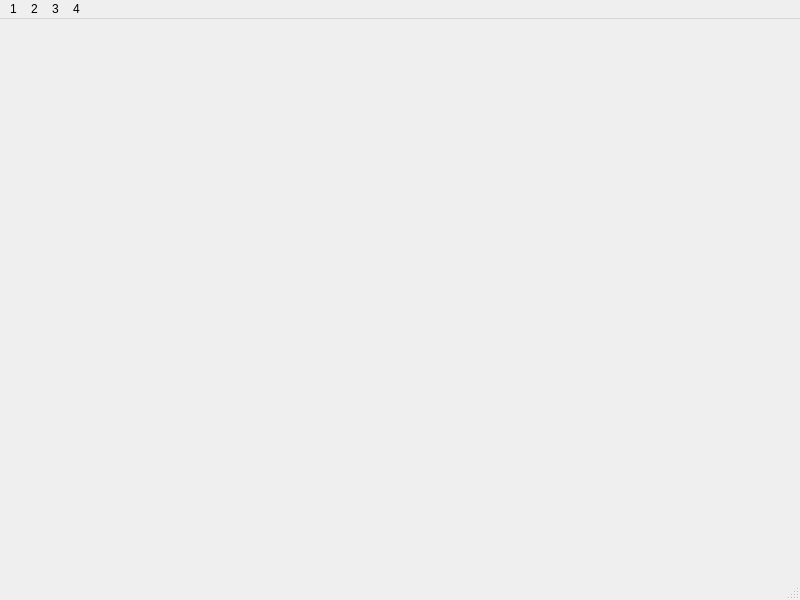
<?xml version="1.0" encoding="UTF-8"?>
<ui version="4.0">
 <class>MainWindow</class>
 <widget class="QMainWindow" name="MainWindow">
  <property name="geometry">
   <rect>
    <x>0</x>
    <y>0</y>
    <width>800</width>
    <height>600</height>
   </rect>
  </property>
  <property name="windowTitle">
   <string>MainWindow</string>
  </property>
  <widget class="QWidget" name="centralwidget"/>
  <widget class="QMenuBar" name="menubar">
   <property name="geometry">
    <rect>
     <x>0</x>
     <y>0</y>
     <width>800</width>
     <height>21</height>
    </rect>
   </property>
   <widget class="QMenu" name="menu1">
    <property name="title">
     <string>1</string>
    </property>
   </widget>
   <widget class="QMenu" name="menu2">
    <property name="title">
     <string>2</string>
    </property>
   </widget>
   <widget class="QMenu" name="menu3">
    <property name="title">
     <string>3</string>
    </property>
   </widget>
   <widget class="QMenu" name="menu4">
    <property name="title">
     <string>4</string>
    </property>
   </widget>
   <addaction name="menu1"/>
   <addaction name="menu2"/>
   <addaction name="menu3"/>
   <addaction name="menu4"/>
  </widget>
  <widget class="QStatusBar" name="statusbar"/>
 </widget>
 <resources/>
 <connections/>
</ui>
